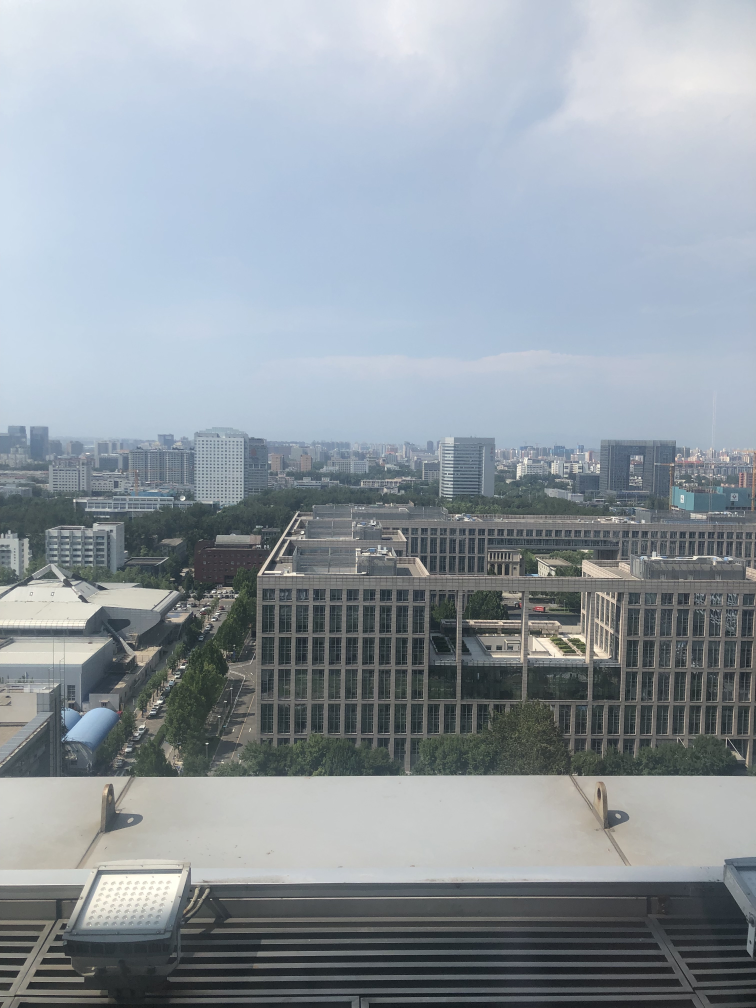
#> input picture P01_ImageStitching/01_UsingCVSIFT/left.jpg, 3024 x 4032 px (shown at 1/4 size)
$ python ImageStitching.py
#> lines starting #> are read from the running program, lines starting #| are printed output that depends on the picture
# coding: utf-8
import numpy as np
import cv2

left_img = cv2.imread("left.jpg")
#> left_img is the input picture: shape (4032, 3024, 3); mean B, G, R 161.5, 153.9, 145
left_img = cv2.resize(left_img, (600, 400))
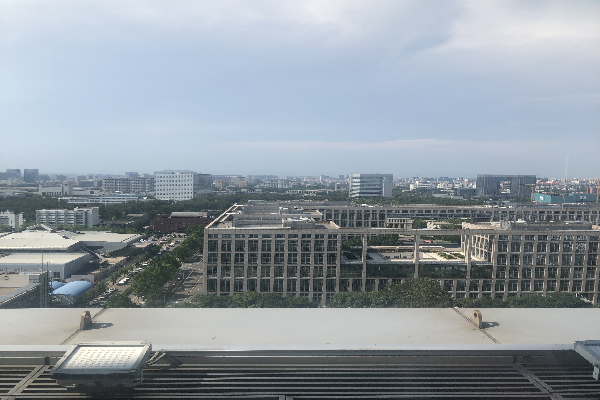
#> left_img: shape (400, 600, 3); mean B, G, R 161.5, 153.9, 145
right_img = cv2.imread("right.jpg")
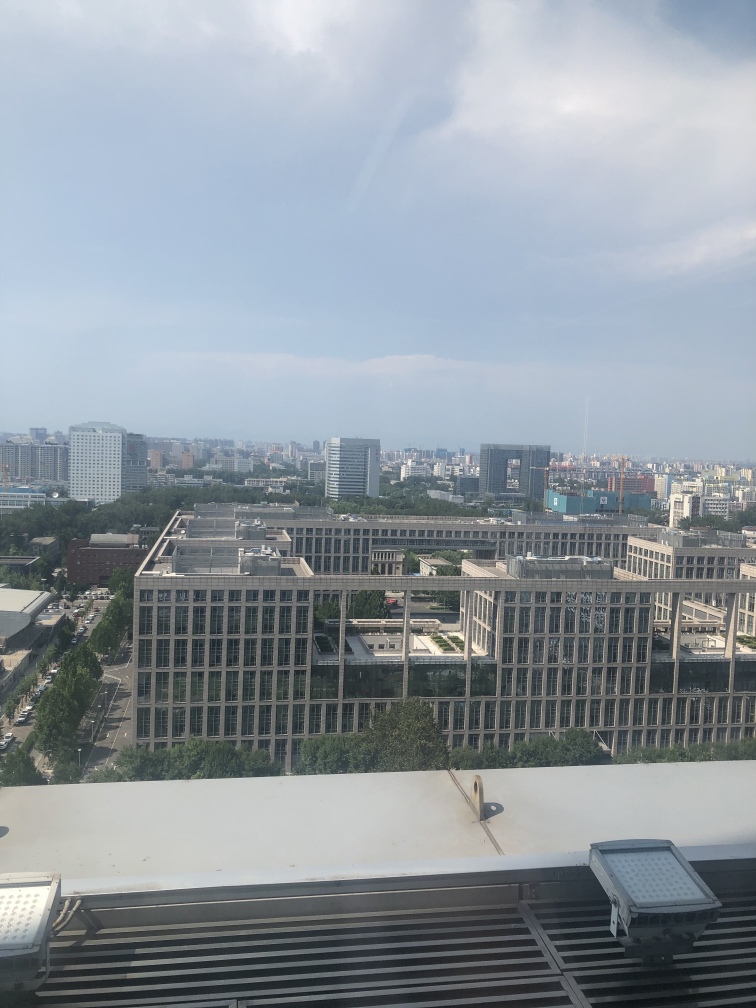
#> input picture P01_ImageStitching/01_UsingCVSIFT/right.jpg, 3024 x 4032 px (shown at 1/4 size)
#> right_img is the input picture: shape (4032, 3024, 3); mean B, G, R 159, 151.4, 142.7
right_img = cv2.resize(right_img, (600, 400))
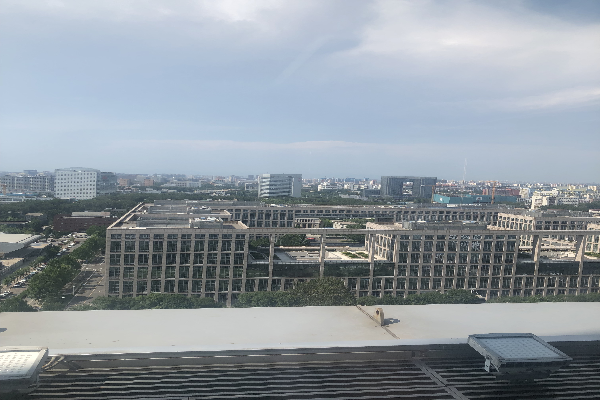
#> right_img: shape (400, 600, 3); mean B, G, R 158.9, 151.3, 142.6
left_gray = cv2.cvtColor(left_img, cv2.COLOR_BGR2GRAY)
right_gray = cv2.cvtColor(right_img, cv2.COLOR_BGR2GRAY)
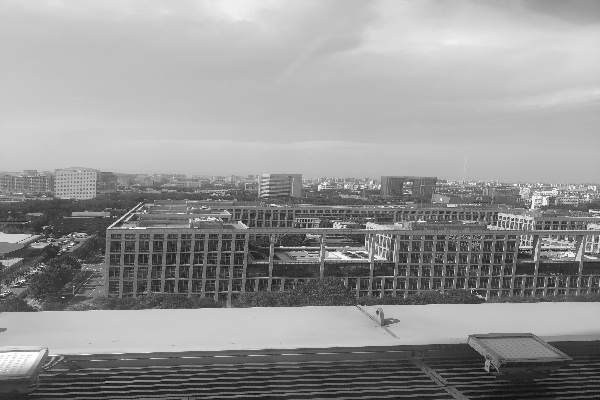
#> right_gray: shape (400, 600); min 7, max 254, mean 149.6

# Set Hessian Threshold to 400 (Bigger the threshold, less the features that can be detected)
hessian = 300
surf = cv2.xfeatures2d.SIFT_create(hessian)
kp1, des1 = surf.detectAndCompute(left_gray, None)  # Look for key points and descriptors
#> kp1 = 300 keypoints; strongest (x, y, size): (121, 282, 2.2), (421, 247, 1.8), (211, 223, 1.9), (398, 247, 1.9)
kp2, des2 = surf.detectAndCompute(right_gray, None)
#> kp2 = 300 keypoints; strongest (x, y, size): (303, 247, 1.9), (530, 221, 1.9), (118, 221, 1.8), (109, 227, 1.9)

# kp1s = np.float32([kp.pt for kp in kp1])
# kp2s = np.float32([kp.pt for kp in kp2])

# Draw key points
img_with_drawKeyPoint_left = cv2.drawKeypoints(left_gray, kp1, np.array([]), flags=cv2.DRAW_MATCHES_FLAGS_DRAW_RICH_KEYPOINTS)
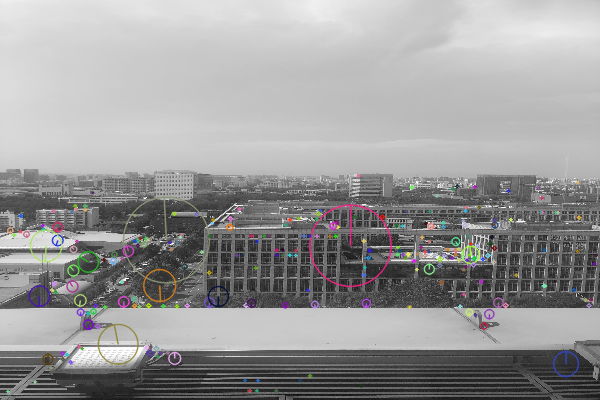
#> img_with_drawKeyPoint_left: shape (400, 600, 3); mean of channels 0, 1, 2 152.4, 152.3, 152.8; drawn as B, G, R
cv2.imshow("img_with_drawKeyPoint_left", img_with_drawKeyPoint_left)

img_with_drawKeyPoint_right = cv2.drawKeypoints(right_gray, kp2, np.array([]), flags=cv2.DRAW_MATCHES_FLAGS_DRAW_RICH_KEYPOINTS)
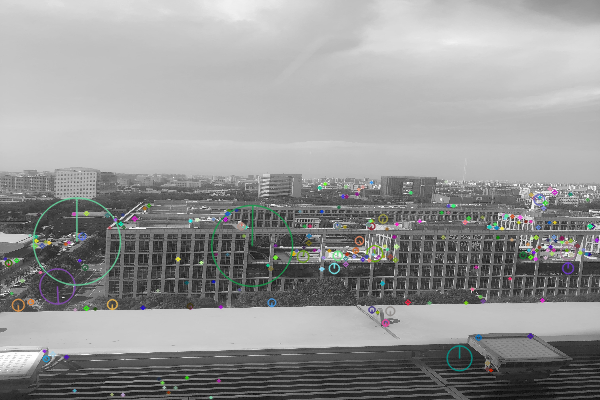
#> img_with_drawKeyPoint_right: shape (400, 600, 3); mean of channels 0, 1, 2 149.7, 150, 149.5; drawn as B, G, R
cv2.imshow("img_with_drawKeyPoint_right", img_with_drawKeyPoint_right)

'''
BFMatcher: Brute-Force Matcher, which means trying all matches and find the best one

FlannBasedMatcher: Fast Library for Approximate Nearest Neighbors, which is not necessarily the best matche but much faster
Parameters can be adjusted to increase the accuracy or change the speed of algorithm
Reference: https://blog.csdn.net/claroja/article/details/83411108
'''
FLANN_INDEX_KDTREE = 0  # FLANN parameter setting

indexParams = dict(algorithm=FLANN_INDEX_KDTREE, trees=5)  # Set index, 5 KD trees
searchParams = dict(checks=50)  # Set iteration
# FlannBasedMatcher: fastest feature match algorithm now (search for the approximate nearest neighbor)
flann = cv2.FlannBasedMatcher(indexParams, searchParams)  # Set matcher

# Reference: https://docs.opencv.org/master/db/d39/classcv_1_1DescriptorMatcher.html#a378f35c9b1a5dfa4022839a45cdf0e89
'''
int queryIdx –>是测试图像的特征点描述符（descriptor）的下标，同时也是描述符对应特征点（keypoint)的下标。

int trainIdx –> 是样本图像的特征点描述符的下标，同样也是相应的特征点的下标。

int imgIdx –>当样本是多张图像的话有用。

float distance –>代表这一对匹配的特征点描述符（本质是向量）的欧氏距离，数值越小也就说明两个特征点越相像。
'''

matches = flann.knnMatch(des1, des2, k=2)  # Get matched key points
#> matches = 300 matches

good = []
# Extract good feature points
for m, n in matches:
    if m.distance < 0.7 * n.distance:
        good.append(m)
#> after the loop, good = 56 matches

src_pts = np.array([kp1[m.queryIdx].pt for m in good])  # Descriptor index of searching image
#> src_pts = 56 pairs, first value 113 to 588.6, second value 186.8 to 390.2
dst_pts = np.array([kp2[m.trainIdx].pt for m in good])  # Descriptor index of training/model image
#> dst_pts = 56 pairs, first value 8.11 to 497.5, second value 187.4 to 392.1

# findHomography: https://docs.opencv.org/master/d9/d0c/group__calib3d.html#ga4abc2ece9fab9398f2e560d53c8c9780
# Homography: https://www.cnblogs.com/wangguchangqing/p/8287585.html
H = cv2.findHomography(src_pts, dst_pts, cv2.RANSAC, 5)  # Generate matrix of transformation

h1, w1 = left_gray.shape[:2]
#> h1 = 400; w1 = 600
h2, w2 = right_gray.shape[:2]
#> h2 = 400; w2 = 600
shift = np.array([[1.0, 0, w1], [0, 1.0, 0], [0, 0, 1.0]])
#> shift = [[1, 0, 600], [0, 1, 0], [0, 0, 1]]
# Dot product / Scalar product
M = np.dot(shift, H[0])  # Get the mapping from left image to right image
#> M = [[1.28, -0.0157, 484.7], [0.0531, 1.08, -18.57], [0.000235, 1.03e-05, 1]]

# Perspective transformation, new image could contain completely 2 images
dst = cv2.warpPerspective(left_img, M, (w1+w2, max(h1, h2)))
cv2.imshow('left_img', dst)  # Display left image in the standard position
dst[0:h2, w1:w1+w2] = right_img  # Put 2nd image on the right
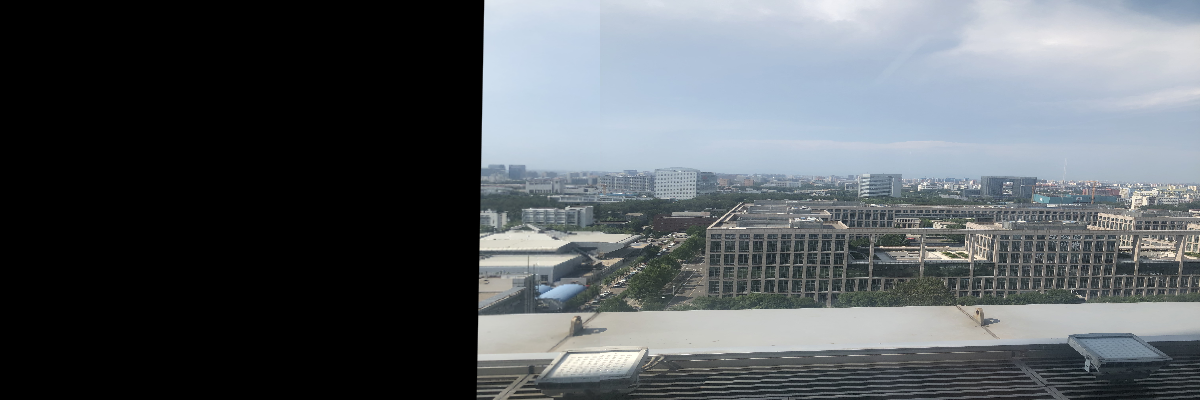
#> dst: shape (400, 1200, 3); mean B, G, R 97, 92.5, 87.2
# cv2.imwrite('tiled.jpg',dst_corners)
cv2.imshow('total_img', dst)
cv2.imshow('leftgray', left_img)
cv2.imshow('rightgray', right_img)
cv2.waitKey(0)
cv2.destroyAllWindows()
